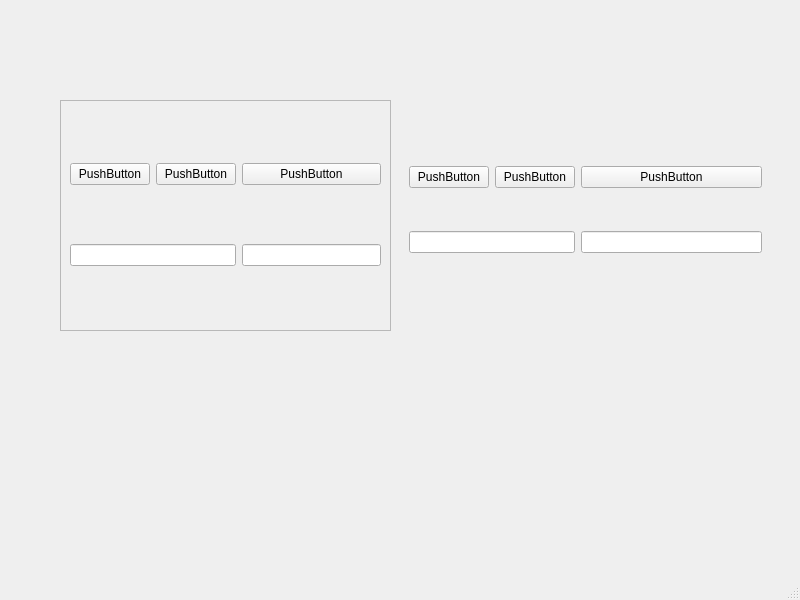
<?xml version="1.0" encoding="UTF-8"?>
<ui version="4.0">
 <class>MainWindow</class>
 <widget class="QMainWindow" name="MainWindow">
  <property name="geometry">
   <rect>
    <x>0</x>
    <y>0</y>
    <width>800</width>
    <height>600</height>
   </rect>
  </property>
  <property name="windowTitle">
   <string>MainWindow</string>
  </property>
  <widget class="QWidget" name="centralwidget">
   <widget class="QFrame" name="frame">
    <property name="geometry">
     <rect>
      <x>60</x>
      <y>100</y>
      <width>331</width>
      <height>231</height>
     </rect>
    </property>
    <property name="frameShape">
     <enum>QFrame::StyledPanel</enum>
    </property>
    <property name="frameShadow">
     <enum>QFrame::Raised</enum>
    </property>
    <layout class="QGridLayout" name="gridLayout">
     <item row="0" column="0">
      <widget class="QPushButton" name="pushButton">
       <property name="text">
        <string>PushButton</string>
       </property>
      </widget>
     </item>
     <item row="0" column="1">
      <widget class="QPushButton" name="pushButton_2">
       <property name="text">
        <string>PushButton</string>
       </property>
      </widget>
     </item>
     <item row="0" column="2">
      <widget class="QPushButton" name="pushButton_3">
       <property name="text">
        <string>PushButton</string>
       </property>
      </widget>
     </item>
     <item row="1" column="0" colspan="2">
      <widget class="QLineEdit" name="lineEdit"/>
     </item>
     <item row="1" column="2">
      <widget class="QLineEdit" name="lineEdit_2"/>
     </item>
    </layout>
   </widget>
   <widget class="QFrame" name="gridFrame">
    <property name="geometry">
     <rect>
      <x>400</x>
      <y>120</y>
      <width>371</width>
      <height>181</height>
     </rect>
    </property>
    <layout class="QGridLayout" name="gridLayout_2">
     <item row="0" column="1">
      <widget class="QPushButton" name="pushButton_5">
       <property name="text">
        <string>PushButton</string>
       </property>
      </widget>
     </item>
     <item row="0" column="2">
      <widget class="QPushButton" name="pushButton_6">
       <property name="text">
        <string>PushButton</string>
       </property>
      </widget>
     </item>
     <item row="0" column="0">
      <widget class="QPushButton" name="pushButton_4">
       <property name="text">
        <string>PushButton</string>
       </property>
      </widget>
     </item>
     <item row="1" column="0" colspan="2">
      <widget class="QLineEdit" name="lineEdit_3"/>
     </item>
     <item row="1" column="2">
      <widget class="QLineEdit" name="lineEdit_4"/>
     </item>
    </layout>
   </widget>
  </widget>
  <widget class="QMenuBar" name="menubar">
   <property name="geometry">
    <rect>
     <x>0</x>
     <y>0</y>
     <width>800</width>
     <height>26</height>
    </rect>
   </property>
  </widget>
  <widget class="QStatusBar" name="statusbar"/>
 </widget>
 <resources/>
 <connections/>
</ui>
